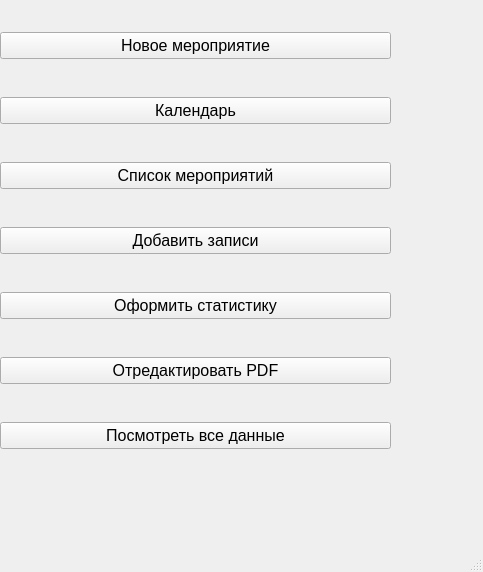
<?xml version="1.0" encoding="UTF-8"?>
<ui version="4.0">
 <class>MainWindow</class>
 <widget class="QMainWindow" name="MainWindow">
  <property name="geometry">
   <rect>
    <x>0</x>
    <y>0</y>
    <width>483</width>
    <height>572</height>
   </rect>
  </property>
  <property name="windowTitle">
   <string>MainWindow</string>
  </property>
  <widget class="QWidget" name="centralwidget">
   <widget class="QWidget" name="horizontalLayoutWidget">
    <property name="geometry">
     <rect>
      <x>0</x>
      <y>0</y>
      <width>391</width>
      <height>481</height>
     </rect>
    </property>
    <layout class="QHBoxLayout" name="horizontalLayout_2">
     <item>
      <layout class="QVBoxLayout" name="verticalLayout">
       <item>
        <widget class="QPushButton" name="NewEvent_pushButton">
         <property name="font">
          <font>
           <pointsize>12</pointsize>
          </font>
         </property>
         <property name="text">
          <string>Новое мероприятие</string>
         </property>
        </widget>
       </item>
       <item>
        <widget class="QPushButton" name="cal_pushButton">
         <property name="font">
          <font>
           <pointsize>12</pointsize>
          </font>
         </property>
         <property name="text">
          <string>Календарь</string>
         </property>
        </widget>
       </item>
       <item>
        <widget class="QPushButton" name="ListEvent_pushButton">
         <property name="font">
          <font>
           <pointsize>12</pointsize>
          </font>
         </property>
         <property name="text">
          <string>Список мероприятий</string>
         </property>
        </widget>
       </item>
       <item>
        <widget class="QPushButton" name="AddData_pushButton">
         <property name="font">
          <font>
           <pointsize>12</pointsize>
          </font>
         </property>
         <property name="text">
          <string>Добавить записи</string>
         </property>
        </widget>
       </item>
       <item>
        <widget class="QPushButton" name="Stat_pushButton">
         <property name="font">
          <font>
           <pointsize>12</pointsize>
          </font>
         </property>
         <property name="text">
          <string>Оформить статистику</string>
         </property>
        </widget>
       </item>
       <item>
        <widget class="QPushButton" name="PDF_pushButton">
         <property name="font">
          <font>
           <pointsize>12</pointsize>
          </font>
         </property>
         <property name="text">
          <string>Отредактировать PDF</string>
         </property>
        </widget>
       </item>
       <item>
        <widget class="QPushButton" name="AllData_pushButton">
         <property name="font">
          <font>
           <pointsize>12</pointsize>
          </font>
         </property>
         <property name="text">
          <string>Посмотреть все данные</string>
         </property>
        </widget>
       </item>
      </layout>
     </item>
    </layout>
   </widget>
  </widget>
  <widget class="QMenuBar" name="menubar">
   <property name="geometry">
    <rect>
     <x>0</x>
     <y>0</y>
     <width>483</width>
     <height>22</height>
    </rect>
   </property>
  </widget>
  <widget class="QStatusBar" name="statusbar"/>
 </widget>
 <resources>
  <include location="../img/plus.qrc"/>
 </resources>
 <connections/>
</ui>
